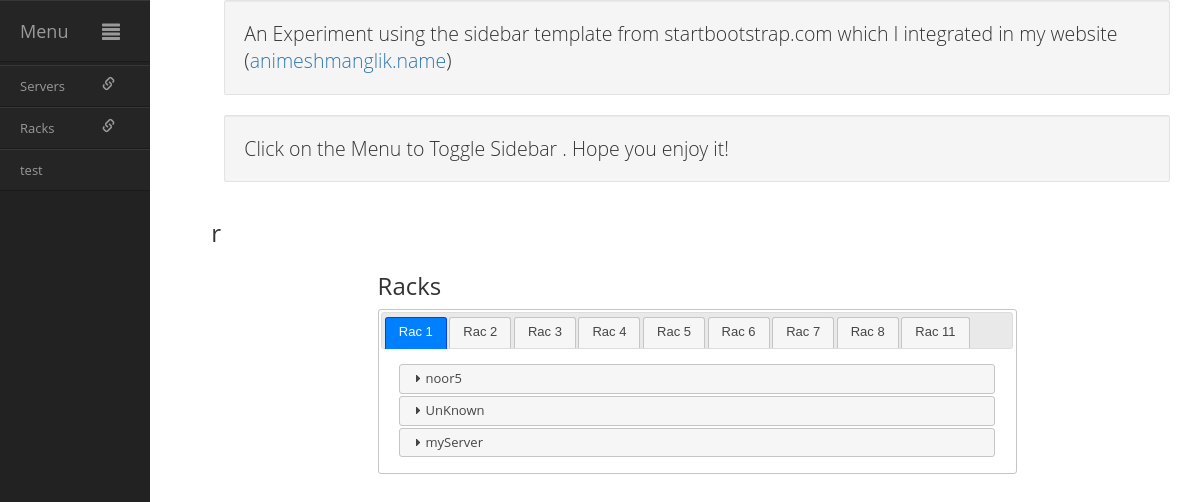
/index, run on the app's committed database.
### blogs/models.py (models this page shows, shortened)
class Server(models.Model):
    typeChoices = (
        ('A', 'A'),
        ('B', 'B'),
        ('C', 'C'),
    )
    name=models.CharField(max_length=30,primary_key=True,default='UnKnown',validators=[validate_server])
    Type = models.CharField(max_length=1, choices = typeChoices)
    RAM = models.CharField(max_length=30)
    Core = models.PositiveSmallIntegerField()
    Storage = models.CharField(max_length=30)
    RackNum = models.ForeignKey('Rack', related_name='racs')

### blogs/views.py (the view)
# urls.py: url(r'^index$', 'blogs.views.oldIndexView', name='index'),
def oldIndexView(request):
    RacksObjects=Rack.objects.all()
    RacksNumbers=[]
    RackServers = []
    MacNumbers=Mac.objects.all()
    for R in RacksObjects:
        RackServers.append(Server.objects.filter(RackNum=R.RackNum))
        RacksNumbers.append(R.RackNum)
    RacksNumbers.sort()
    context = {
        'RacksNum': RacksNumbers,
        'Racks':RackServers,
        'MacNumbers':MacNumbers
    }
    return render(request, 'oldIndex.html',context)

### blogs/templates/oldIndex.html (shortened to what this page needs)
<!doctype html>
{% load staticfiles %}
<html lang="en">
<head>
    <link rel="stylesheet" type="text/css" media="screen" href="{% static 'css/bootstrap.min.css' %}">
    <link rel="stylesheet" href="//code.jquery.com/ui/1.12.1/themes/base/jquery-ui.css">
</head>
<body>
    <div class="container">
        <div class="row">
            <div class="col-sm-2">
                <div id="wrapper" class="active">
                    <div id="sidebar-wrapper">
                        <ul id="sidebar_menu" class="sidebar-nav">
                           <li class="sidebar-brand"><a id="menu-toggle" href="#">Menu<span id="main_icon" class="glyphicon glyphicon-align-justify"></span></a></li>
                        </ul>
                        <ul class="sidebar-nav" id="sidebar">
                            <li><a>Servers<span class="sub_icon glyphicon glyphicon-link"></span></a></li>
                            <li><a href="#rac">Racks<span class="sub_icon glyphicon glyphicon-link"></span></a></li>
                            <li><a>test</a></li>
                        </ul>
                    </div>
                </div>
            </div>
            <div class="col-sm-10">
                    <div id="page-content-wrapper" class="row">
                        <div class="page-content inset">
                            <div class="row">
                                <div class="col-md-12">
                                    <p class="well lead">An Experiment using the sidebar template from startbootstrap.com which I integrated in my website (<a href="http://animeshmanglik.name">animeshmanglik.name</a>)</p>
                                    <p class="well lead">Click on the Menu to Toggle Sidebar . Hope you enjoy it!</p>
                                </div>
                            </div>
                        </div>
                      </div>
                <div class="row">
                    <h1 id="rac">r</h1>
                    <div class="row">
                        <div class="col-sm-8 col-sm-offset-2" >
                            <h1>Racks</h1>
                            <div id="tabs">
                                <ul>
                                    {% for RackNum in RacksNum %}
                                        <li><a href="#tab{{RackNum}}">Rac {{RackNum}}</a></li>
                                    {% endfor %}
                                </ul>
                                {% for RackNum in RacksNum %}
                                    <div id="tab{{RackNum}}">
                                        {% for Rack in Racks %}
                                            <div id="accordion" class="accordion">
                                                {% for server in Rack %}
                                                    {% if server.RackNum.RackNum ==  RackNum %}
                                                        <h3>{{server.name}}</h3>
                                                    {% endif %}
                                                {% endfor %}
                                            </div>
                                        {% endfor %}
                                    </div>
                                 {% endfor %}
                                </div>
                        </div>
                    </div>
                </div>
            </div>
        </div>
    </div>

### blogs/templates/oldIndex.html (style rules this page uses)
body { width:100%; height:100% }
#sidebar-wrapper { margin-left: -150px; left: 70px; width: 150px; background: #222; position: fixed; height: 100%; z-index: 10000; transition: all .4s ease 0s; }
.sidebar-nav { display: block; float: left; width: 150px; list-style: none; margin: 0; padding: 0; }
#page-content-wrapper { padding-left: 0; margin-left: 0; width: 100%; height: auto; }
#wrapper.active { padding-left: 150px; }
#wrapper.active #sidebar-wrapper { left: 150px; }
#page-content-wrapper { width: 100%; }
#sidebar_menu li a, .sidebar-nav li a { color: #999; display: block; float: left; text-decoration: none; width: 150px; background: #252525; border-top: 1px solid #373737; border-bottom: 1px solid #1A1A1A; -webkit-transition: background .5s; -moz-transition: background .5s; -o-transition: background .5s; -ms-transition: background .5s; transition: background .5s; }
.sidebar-nav li { line-height: 40px; text-indent: 20px; }
.sidebar-nav li a { color: #999999; display: block; text-decoration: none; }
.sidebar-nav > .sidebar-brand { height: 65px; line-height: 60px; font-size: 18px; }
.sidebar-nav > .sidebar-brand a { color: #999999; }
#main_icon { float:right; padding-right: 30px; padding-top:20px; }
.sub_icon { float:right; padding-right: 35px; padding-top:10px; }

### data on the page
Server: name "noor5"
Server: name "UnKnown"
Server: name "myServer"

### other printed values
{{ RackNum }} "1" "2" "3" "4" "5" "6" "7" "8" "11"
